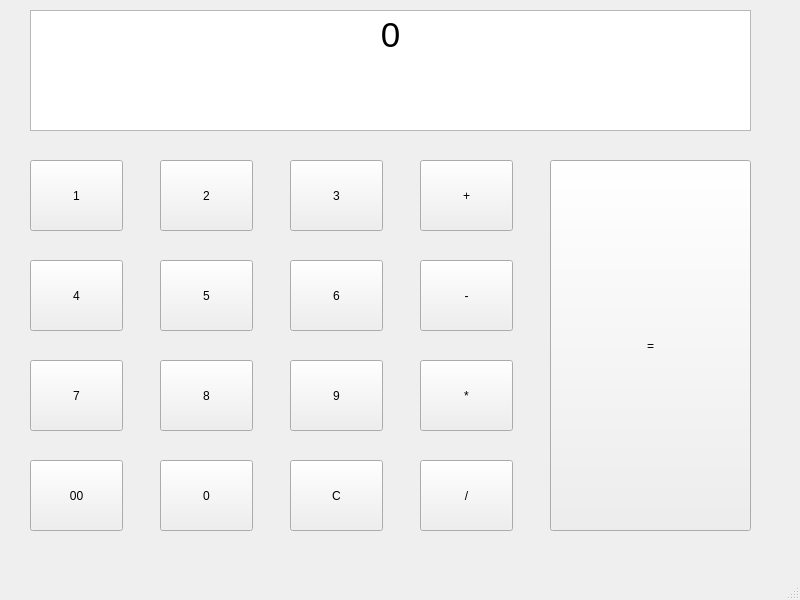
<?xml version="1.0" encoding="UTF-8"?>
<ui version="4.0">
 <class>MainWindow</class>
 <widget class="QMainWindow" name="MainWindow">
  <property name="geometry">
   <rect>
    <x>0</x>
    <y>0</y>
    <width>800</width>
    <height>600</height>
   </rect>
  </property>
  <property name="windowTitle">
   <string>MainWindow</string>
  </property>
  <widget class="QWidget" name="centralwidget">
   <widget class="QTextEdit" name="numberDisplay">
    <property name="geometry">
     <rect>
      <x>30</x>
      <y>10</y>
      <width>721</width>
      <height>121</height>
     </rect>
    </property>
    <property name="html">
     <string>&lt;!DOCTYPE HTML PUBLIC &quot;-//W3C//DTD HTML 4.0//EN&quot; &quot;http://www.w3.org/TR/REC-html40/strict.dtd&quot;&gt;
&lt;html&gt;&lt;head&gt;&lt;meta name=&quot;qrichtext&quot; content=&quot;1&quot; /&gt;&lt;meta charset=&quot;utf-8&quot; /&gt;&lt;style type=&quot;text/css&quot;&gt;
p, li { white-space: pre-wrap; }
hr { height: 1px; border-width: 0; }
li.unchecked::marker { content: &quot;\2610&quot;; }
li.checked::marker { content: &quot;\2612&quot;; }
&lt;/style&gt;&lt;/head&gt;&lt;body style=&quot; font-family:'Segoe UI'; font-size:9pt; font-weight:400; font-style:normal;&quot;&gt;
&lt;p align=&quot;center&quot; style=&quot; margin-top:0px; margin-bottom:0px; margin-left:0px; margin-right:0px; -qt-block-indent:0; text-indent:0px;&quot;&gt;&lt;span style=&quot; font-size:26pt;&quot;&gt;0&lt;/span&gt;&lt;/p&gt;&lt;/body&gt;&lt;/html&gt;</string>
    </property>
   </widget>
   <widget class="QPushButton" name="one">
    <property name="geometry">
     <rect>
      <x>30</x>
      <y>160</y>
      <width>93</width>
      <height>71</height>
     </rect>
    </property>
    <property name="text">
     <string>1</string>
    </property>
   </widget>
   <widget class="QPushButton" name="two">
    <property name="geometry">
     <rect>
      <x>160</x>
      <y>160</y>
      <width>93</width>
      <height>71</height>
     </rect>
    </property>
    <property name="text">
     <string>2</string>
    </property>
   </widget>
   <widget class="QPushButton" name="three">
    <property name="geometry">
     <rect>
      <x>290</x>
      <y>160</y>
      <width>93</width>
      <height>71</height>
     </rect>
    </property>
    <property name="text">
     <string>3</string>
    </property>
   </widget>
   <widget class="QPushButton" name="plus">
    <property name="geometry">
     <rect>
      <x>420</x>
      <y>160</y>
      <width>93</width>
      <height>71</height>
     </rect>
    </property>
    <property name="text">
     <string>+</string>
    </property>
   </widget>
   <widget class="QPushButton" name="six">
    <property name="geometry">
     <rect>
      <x>290</x>
      <y>260</y>
      <width>93</width>
      <height>71</height>
     </rect>
    </property>
    <property name="text">
     <string>6</string>
    </property>
   </widget>
   <widget class="QPushButton" name="four">
    <property name="geometry">
     <rect>
      <x>30</x>
      <y>260</y>
      <width>93</width>
      <height>71</height>
     </rect>
    </property>
    <property name="text">
     <string>4</string>
    </property>
   </widget>
   <widget class="QPushButton" name="minus">
    <property name="geometry">
     <rect>
      <x>420</x>
      <y>260</y>
      <width>93</width>
      <height>71</height>
     </rect>
    </property>
    <property name="text">
     <string>-</string>
    </property>
   </widget>
   <widget class="QPushButton" name="five">
    <property name="geometry">
     <rect>
      <x>160</x>
      <y>260</y>
      <width>93</width>
      <height>71</height>
     </rect>
    </property>
    <property name="text">
     <string>5</string>
    </property>
   </widget>
   <widget class="QPushButton" name="eight">
    <property name="geometry">
     <rect>
      <x>160</x>
      <y>360</y>
      <width>93</width>
      <height>71</height>
     </rect>
    </property>
    <property name="text">
     <string>8</string>
    </property>
   </widget>
   <widget class="QPushButton" name="seven">
    <property name="geometry">
     <rect>
      <x>30</x>
      <y>360</y>
      <width>93</width>
      <height>71</height>
     </rect>
    </property>
    <property name="text">
     <string>7</string>
    </property>
   </widget>
   <widget class="QPushButton" name="multiply">
    <property name="geometry">
     <rect>
      <x>420</x>
      <y>360</y>
      <width>93</width>
      <height>71</height>
     </rect>
    </property>
    <property name="text">
     <string>*</string>
    </property>
   </widget>
   <widget class="QPushButton" name="nine">
    <property name="geometry">
     <rect>
      <x>290</x>
      <y>360</y>
      <width>93</width>
      <height>71</height>
     </rect>
    </property>
    <property name="text">
     <string>9</string>
    </property>
   </widget>
   <widget class="QPushButton" name="divide">
    <property name="geometry">
     <rect>
      <x>420</x>
      <y>460</y>
      <width>93</width>
      <height>71</height>
     </rect>
    </property>
    <property name="text">
     <string>/</string>
    </property>
   </widget>
   <widget class="QPushButton" name="zero">
    <property name="geometry">
     <rect>
      <x>160</x>
      <y>460</y>
      <width>93</width>
      <height>71</height>
     </rect>
    </property>
    <property name="text">
     <string>0</string>
    </property>
   </widget>
   <widget class="QPushButton" name="doubleZero">
    <property name="geometry">
     <rect>
      <x>30</x>
      <y>460</y>
      <width>93</width>
      <height>71</height>
     </rect>
    </property>
    <property name="text">
     <string>00</string>
    </property>
   </widget>
   <widget class="QPushButton" name="clear">
    <property name="geometry">
     <rect>
      <x>290</x>
      <y>460</y>
      <width>93</width>
      <height>71</height>
     </rect>
    </property>
    <property name="text">
     <string>C</string>
    </property>
   </widget>
   <widget class="QPushButton" name="equals">
    <property name="geometry">
     <rect>
      <x>550</x>
      <y>160</y>
      <width>201</width>
      <height>371</height>
     </rect>
    </property>
    <property name="text">
     <string>=</string>
    </property>
   </widget>
  </widget>
  <widget class="QMenuBar" name="menubar">
   <property name="geometry">
    <rect>
     <x>0</x>
     <y>0</y>
     <width>800</width>
     <height>26</height>
    </rect>
   </property>
  </widget>
  <widget class="QStatusBar" name="statusbar"/>
 </widget>
 <resources/>
 <connections/>
</ui>
